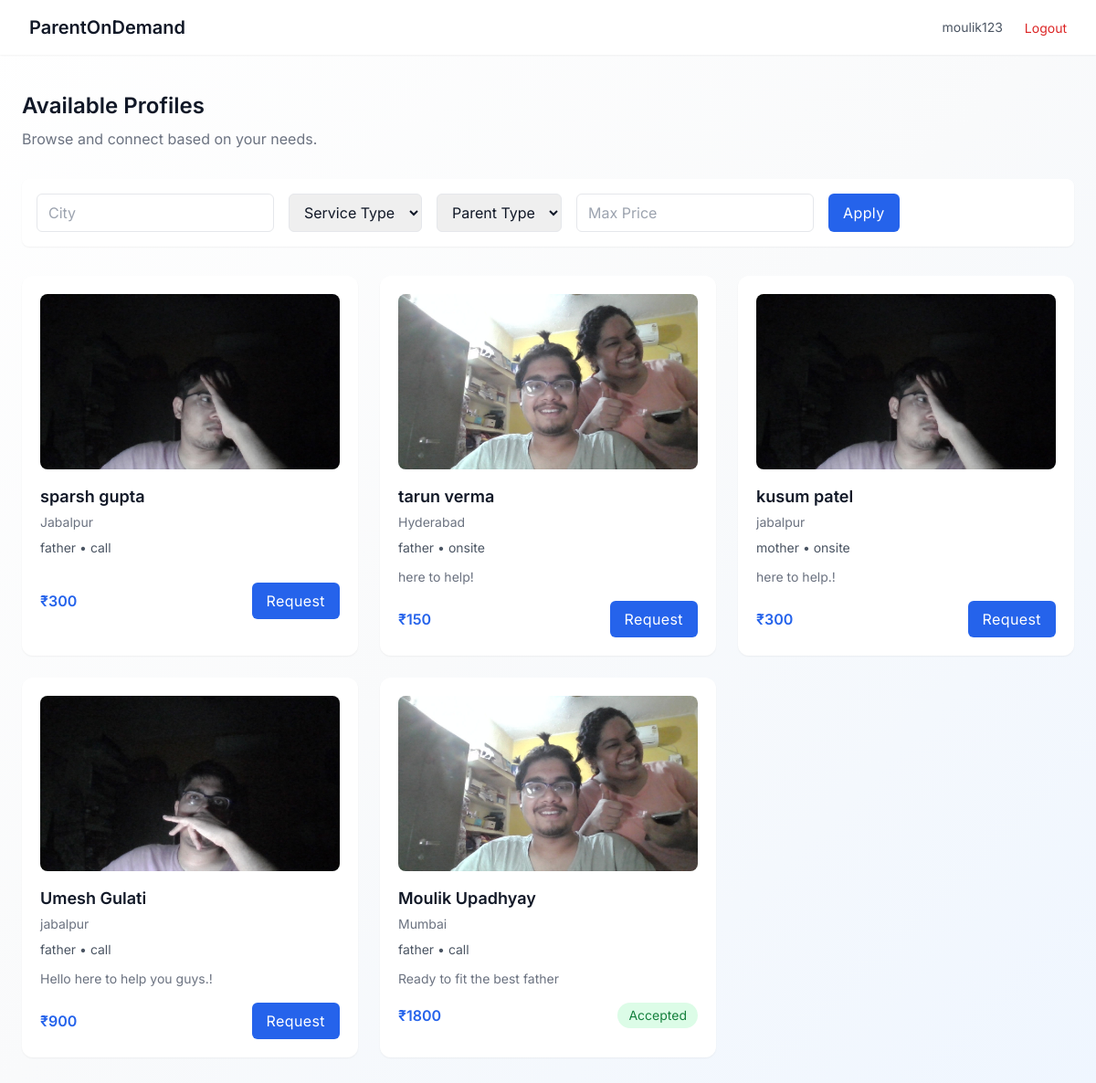
/student/ (signed in), run on the app's committed database.
### users/models.py (models this page shows)
class CustomUser(AbstractUser):
    ROLE_CHOICES = (
        ('student', 'Student'),
        ('parent', 'Parent'),
    )
    role = models.CharField(max_length=10, choices=ROLE_CHOICES)
    phone = models.CharField(max_length=15,default='')

### dashboard/models.py (models this page shows, shortened)
class ParentProfile(models.Model):
    user = models.OneToOneField(User, on_delete=models.CASCADE)
    name = models.CharField(max_length=100)
    age = models.IntegerField()
    city = models.CharField(max_length=100)
    PARENT_TYPE_CHOICES = (
        ('father', 'Father'),
        ('mother', 'Mother'),
    )
    parent_type = models.CharField(max_length=10, choices=PARENT_TYPE_CHOICES)
    SERVICE_TYPE_CHOICES = (
        ('call', 'On Call'),
        ('onsite', 'On Site'),
    )
    service_type = models.CharField(max_length=10, choices=SERVICE_TYPE_CHOICES)
    price = models.IntegerField()
    description = models.TextField()
    photo = models.ImageField(upload_to='parent_photos/')
    aadhar = models.FileField(upload_to='aadhar_docs/')
    is_approved = models.BooleanField(default=False)
    created_at = models.DateTimeField(auto_now_add=True)

### dashboard/views.py (the view)
# urls.py: path('student/',student_dashboard,name='student_dashboard'),
@login_required
def student_dashboard(request):
    parents = ParentProfile.objects.filter(is_approved=True)
    city = request.GET.get('city')
    service_type = request.GET.get('service_type')
    parent_type = request.GET.get('parent_type')
    max_price = request.GET.get('max_price')
    if city:
        parents = parents.filter(city__icontains=city)
    if service_type:
        parents = parents.filter(service_type=service_type)
    if parent_type:
        parents = parents.filter(parent_type=parent_type)
    if max_price:
        parents = parents.filter(price__lte=max_price)
    requests = Request.objects.filter(student=request.user)
    request_dict = {}
    for req in requests:
        request_dict[req.parent.id] = req.status
    return render(request, 'student_dashboard.html', {
        'parents': parents,
        'request_dict': request_dict
    })

### dashboard/templatetags/custom_tags.py (called while the page is built)
@register.filter
def get_item(dictionary, key):
    return dictionary.get(key)

### templates/student_dashboard.html (shortened to what this page needs)
{% extends 'base.html' %}
{% load custom_tags %}
{% block content %}
<nav class="w-full px-8 py-4 flex justify-between items-center bg-white shadow-sm sticky top-0 z-50">
    <h1 class="text-xl font-semibold">ParentOnDemand</h1>
    <div class="flex items-center gap-6">
        <span class="text-sm text-gray-600 hidden md:block">
            {{ request.user.username }}
        </span>
        <a href="{% url 'logout' %}">
            <button class="text-sm text-red-600 hover:text-red-700">
                Logout
            </button>
        </a>
    </div>
</nav>
<div class="max-w-7xl mx-auto px-6 py-10 animate-fade-in">
    <div class="mb-8">
        <h2 class="text-2xl font-semibold mb-2">Available Profiles</h2>
        <p class="text-gray-500">Browse and connect based on your needs.</p>
    </div>
    <form method="GET" class="bg-white p-4 rounded-lg shadow-sm mb-8 flex flex-wrap gap-4">
    <input type="text" name="city" placeholder="City"
        value="{{ request.GET.city }}"
        class="border px-3 py-2 rounded-md">
    <select name="service_type" class="border px-3 py-2 rounded-md">
        <option value="">Service Type</option>
    </select>
    <select name="parent_type" class="border px-3 py-2 rounded-md">
        <option value="">Parent Type</option>
    </select>
    <input type="number" name="max_price" placeholder="Max Price"
        value="{{ request.GET.max_price }}"
        class="border px-3 py-2 rounded-md">
    <button type="submit"
        class="px-4 py-2 bg-blue-600 text-white rounded-md hover:bg-blue-700 hover:shadow-md active:scale-95 tracking-wide">
        Apply
    </button>
</form>
    <div class="grid grid-cols-1 md:grid-cols-2 lg:grid-cols-3 gap-6">
        {% for parent in parents %}
        <div class="bg-white rounded-xl shadow-sm hover:shadow-lg hover:-translate-y-1 hover:shadow-md transition p-5">
            <img src="{{ parent.photo.url }}" class="w-full h-48 object-cover rounded-lg mb-4">
            <h3 class="text-lg font-semibold mb-1">{{ parent.name }}</h3>
            <p class="text-sm text-gray-500 mb-2">{{ parent.city }}</p>
            <div class="text-sm text-gray-600 mb-3">
                <p>{{ parent.parent_type }} • {{ parent.service_type }}</p>
            </div>
            <p class="text-sm text-gray-500 mb-4 line-clamp-3">
                {{ parent.description }}
            </p>
            <div class="flex justify-between items-center">
                <span class="font-semibold text-blue-600">
                    ₹{{ parent.price }}
                </span>
                {% if parent.id in request_dict %}
    {% if request_dict|get_item:parent.id == 'pending' %}
        <span class="px-3 py-1 text-sm bg-yellow-100 text-yellow-700 rounded-full">
            Pending
        </span>
    {% elif request_dict|get_item:parent.id == 'accepted' %}
        <span class="px-3 py-1 text-sm bg-green-100 text-green-700 rounded-full">
            Accepted
        </span>
    {% else %}
        <span class="px-3 py-1 text-sm bg-red-100 text-red-700 rounded-full">
            Rejected
        </span>
    {% endif %}
{% else %}
    <a href="/send-request/{{ parent.id }}/">
        <button class="px-4 py-2 bg-blue-600 text-white rounded-md hover:bg-blue-700 hover:shadow-md active:scale-95 tracking-wide">
            Request
        </button>
    </a>
{% endif %}
            </div>
        </div>
        {% empty %}
        <p>No profiles available.</p>
        {% endfor %}
    </div>
</div>
{% endblock %}

### templates/base.html (style rules this page uses)
body { font-family: 'Inter', sans-serif; }
* { transition: all 0.2s ease-in-out; }
.animate-fade-in { animation: fadeIn 0.4s ease forwards; }

### data on the page
CustomUser: user.username "moulik123"
ParentProfile: photo (picture), name "sparsh gupta", city "Jabalpur", parent_type "father", service_type "call", price "300"
ParentProfile: photo (picture), name "tarun verma", city "Hyderabad", parent_type "father", service_type "onsite", description "here to help!", price "150"
ParentProfile: photo (picture), name "kusum patel", city "jabalpur", parent_type "mother", service_type "onsite", description "here to help.!", price "300"
ParentProfile: photo (picture), name "Umesh Gulati", city "jabalpur", parent_type "father", service_type "call", description "Hello here to help you guys.!", price "900"
ParentProfile: photo (picture), name "Moulik Upadhyay", city "Mumbai", parent_type "father", service_type "call", description "Ready to fit the best father", price "1800", shows "Accepted"
